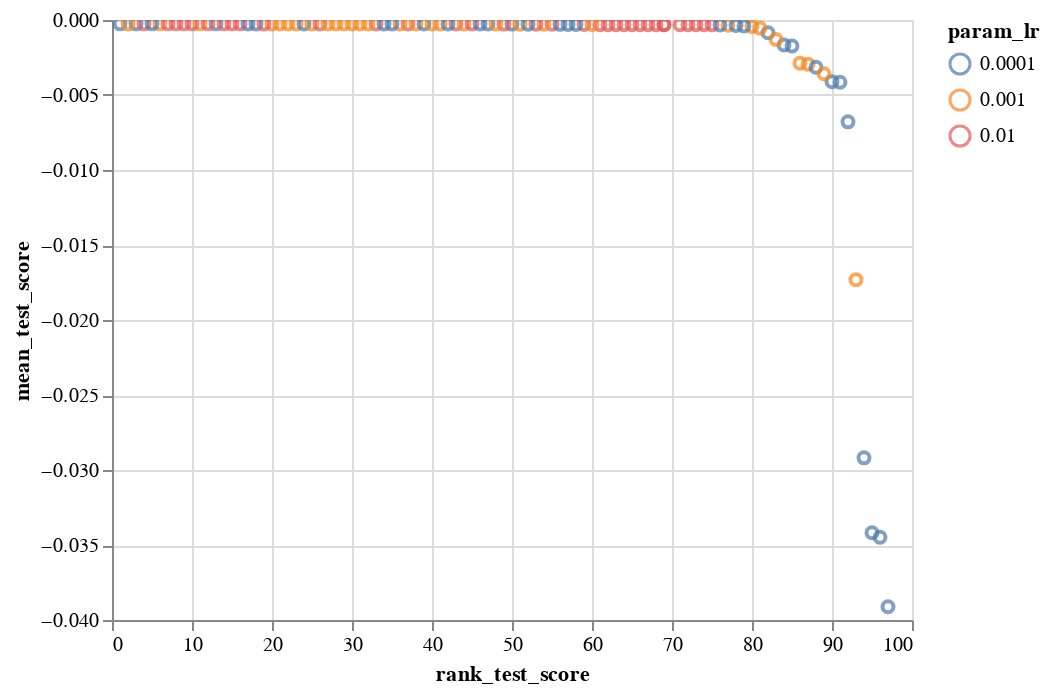

This figure's notebook cell:
### Code cell
alt.Chart(sm_res_df).mark_point().encode(
    x='rank_test_score:Q',
    y='mean_test_score:Q',
    color=alt.Color('param_lr:N',scale=alt.Scale(scheme='tableau10')),
#     column='param_module__num_filters:N',
#     detail='model_desc:N',
    #shape="param_module__kernel_size1:N"
    
).interactive()

### Figure 1 — Vega-Lite specification as saved in the notebook (floating-point values rounded to 4 significant figures)
{"config": {"view": {"continuousWidth": 400, "continuousHeight": 300}}, "data": {"name": "data-8817f67da8f67f9030dd793b6148c578"}, "mark": "point", "encoding": {"color": {"type": "nominal", "field": "param_lr", "scale": {"scheme": "tableau10"}}, "x": {"type": "quantitative", "field": "rank_test_score"}, "y": {"type": "quantitative", "field": "mean_test_score"}}, "selection": {"selector001": {"type": "interval", "bind": "scales", "encodings": ["x", "y"]}}, "$schema": "https://vega.github.io/schema/vega-lite/v4.8.1.json", "datasets": {"data-8817f67da8f67f9030dd793b6148c578": [{"rank_test_score": 72, "mean_test_score": -0.0003176, "param_module__num_filters1": 64, "param_module__num_filters2": 128, "param_module__kernel_size1": 4, "param_module__kernel_size2": 16, "param_lr": 0.01, "param_module__fc_node_num1": 500, "param_module__fc_node_num2": 10, "opt_name": "RMSprop"}, {"rank_test_score": 92, "mean_test_score": -0.00679, "param_module__num_filters1": 16, "param_module__num_filters2": 32, "param_module__kernel_size1": 4, "param_module__kernel_size2": 32, "param_lr": 0.0001, "param_module__fc_node_num1": 100, "param_module__fc_node_num2": 50, "opt_name": "SGD"}, {"rank_test_score": 16, "mean_test_score": -0.0002598, "param_module__num_filters1": 32, "param_module__num_filters2": 64, "param_module__kernel_size1": 16, "param_module__kernel_size2": 4, "param_lr": 0.01, "param_module__fc_node_num1": 10, "param_module__fc_node_num2": 10, "opt_name": "Adam"}, {"rank_test_score": 100, "mean_test_score": null, "param_module__num_filters1": 128, "param_module__num_filters2": 32, "param_module__kernel_size1": 8, "param_module__kernel_size2": 32, "param_lr": 0.01, "param_module__fc_node_num1": 100, "param_module__fc_node_num2": 100, "opt_name": "AdamW"}, {"rank_test_score": 23, "mean_test_score": -0.0002617, "param_module__num_filters1": 32, "param_module__num_filters2": 16, "param_module__kernel_size1": 4, "param_module__kernel_size2": 32, "param_lr": 0.001, "param_module__fc_node_num1": 50, "param_module__fc_node_num2": 10, "opt_name": "RMSprop"}, {"rank_test_score": 50, "mean_test_score": -0.0002757, "param_module__num_filters1": 32, "param_module__num_filters2": 32, "param_module__kernel_size1": 32, "param_module__kernel_size2": 16, "param_lr": 0.0001, "param_module__fc_node_num1": 10, "param_module__fc_node_num2": 10, "opt_name": "RMSprop"}, {"rank_test_score": 69, "mean_test_score": -0.0003175, "param_module__num_filters1": 64, "param_module__num_filters2": 32, "param_module__kernel_size1": 16, "param_module__kernel_size2": 8, "param_lr": 0.01, "param_module__fc_node_num1": 500, "param_module__fc_node_num2": 50, "opt_name": "RMSprop"}, {"rank_test_score": 3, "mean_test_score": -0.0002577, "param_module__num_filters1": 128, "param_module__num_filters2": 64, "param_module__kernel_size1": 4, "param_module__kernel_size2": 16, "param_lr": 0.0001, "param_module__fc_node_num1": 100, "param_module__fc_node_num2": 500, "opt_name": "Adam"}, {"rank_test_score": 1, "mean_test_score": -0.0002575, "param_module__num_filters1": 16, "param_module__num_filters2": 128, "param_module__kernel_size1": 8, "param_module__kernel_size2": 16, "param_lr": 0.0001, "param_module__fc_node_num1": 50, "param_module__fc_node_num2": 500, "opt_name": "AdamW"}, {"rank_test_score": 22, "mean_test_score": -0.0002614, "param_module__num_filters1": 32, "param_module__num_filters2": 32, "param_module__kernel_size1": 16, "param_module__kernel_size2": 4, "param_lr": 0.001, "param_module__fc_node_num1": 10, "param_module__fc_node_num2": 100, "opt_name": "RMSprop"}, {"rank_test_score": 80, "mean_test_score": -0.0004296, "param_module__num_filters1": 16, "param_module__num_filters2": 64, "param_module__kernel_size1": 16, "param_module__kernel_size2": 8, "param_lr": 0.001, "param_module__fc_node_num1": 100, "param_module__fc_node_num2": 500, "opt_name": "SGD"}, {"rank_test_score": 24, "mean_test_score": -0.0002621, "param_module__num_filters1": 32, "param_module__num_filters2": 64, "param_module__kernel_size1": 8, "param_module__kernel_size2": 8, "param_lr": 0.0001, "param_module__fc_node_num1": 50, "param_module__fc_node_num2": 10, "opt_name": "Adam"}, {"rank_test_score": 6, "mean_test_score": -0.0002583, "param_module__num_filters1": 64, "param_module__num_filters2": 128, "param_module__kernel_size1": 8, "param_module__kernel_size2": 8, "param_lr": 0.001, "param_module__fc_node_num1": 500, "param_module__fc_node_num2": 10, "opt_name": "AdamW"}, {"rank_test_score": 18, "mean_test_score": -0.0002611, "param_module__num_filters1": 32, "param_module__num_filters2": 64, "param_module__kernel_size1": 16, "param_module__kernel_size2": 32, "param_lr": 0.0001, "param_module__fc_node_num1": 100, "param_module__fc_node_num2": 100, "opt_name": "AdamW"}, {"rank_test_score": 94, "mean_test_score": -0.02919, "param_module__num_filters1": 16, "param_module__num_filters2": 64, "param_module__kernel_size1": 32, "param_module__kernel_size2": 16, "param_lr": 0.0001, "param_module__fc_node_num1": 500, "param_module__fc_node_num2": 10, "opt_name": "SGD"}, {"rank_test_score": 47, "mean_test_score": -0.0002714, "param_module__num_filters1": 64, "param_module__num_filters2": 32, "param_module__kernel_size1": 4, "param_module__kernel_size2": 16, "param_lr": 0.0001, "param_module__fc_node_num1": 10, "param_module__fc_node_num2": 500, "opt_name": "RMSprop"}, {"rank_test_score": 55, "mean_test_score": -0.0002874, "param_module__num_filters1": 16, "param_module__num_filters2": 32, "param_module__kernel_size1": 4, "param_module__kernel_size2": 8, "param_lr": 0.01, "param_module__fc_node_num1": 10, "param_module__fc_node_num2": 50, "opt_name": "SGD"}, {"rank_test_score": 87, "mean_test_score": -0.002951, "param_module__num_filters1": 128, "param_module__num_filters2": 16, "param_module__kernel_size1": 8, "param_module__kernel_size2": 16, "param_lr": 0.001, "param_module__fc_node_num1": 10, "param_module__fc_node_num2": 50, "opt_name": "SGD"}, {"rank_test_score": 65, "mean_test_score": -0.0003174, "param_module__num_filters1": 128, "param_module__num_filters2": 128, "param_module__kernel_size1": 32, "param_module__kernel_size2": 8, "param_lr": 0.01, "param_module__fc_node_num1": 50, "param_module__fc_node_num2": 50, "opt_name": "RMSprop"}, {"rank_test_score": 29, "mean_test_score": -0.0002633, "param_module__num_filters1": 16, "param_module__num_filters2": 32, "param_module__kernel_size1": 8, "param_module__kernel_size2": 16, "param_lr": 0.001, "param_module__fc_node_num1": 100, "param_module__fc_node_num2": 10, "opt_name": "RMSprop"}, {"rank_test_score": 37, "mean_test_score": -0.0002671, "param_module__num_filters1": 64, "param_module__num_filters2": 128, "param_module__kernel_size1": 32, "param_module__kernel_size2": 16, "param_lr": 0.01, "param_module__fc_node_num1": 50, "param_module__fc_node_num2": 100, "opt_name": "SGD"}, {"rank_test_score": 85, "mean_test_score": -0.001728, "param_module__num_filters1": 16, "param_module__num_filters2": 16, "param_module__kernel_size1": 16, "param_module__kernel_size2": 4, "param_lr": 0.0001, "param_module__fc_node_num1": 50, "param_module__fc_node_num2": 500, "opt_name": "SGD"}, {"rank_test_score": 68, "mean_test_score": -0.0003175, "param_module__num_filters1": 16, "param_module__num_filters2": 64, "param_module__kernel_size1": 4, "param_module__kernel_size2": 8, "param_lr": 0.01, "param_module__fc_node_num1": 500, "param_module__fc_node_num2": 50, "opt_name": "RMSprop"}, {"rank_test_score": 66, "mean_test_score": -0.0003175, "param_module__num_filters1": 128, "param_module__num_filters2": 32, "param_module__kernel_size1": 32, "param_module__kernel_size2": 4, "param_lr": 0.01, "param_module__fc_node_num1": 100, "param_module__fc_node_num2": 100, "opt_name": "RMSprop"}, {"rank_test_score": 8, "mean_test_score": -0.0002588, "param_module__num_filters1": 128, "param_module__num_filters2": 64, "param_module__kernel_size1": 4, "param_module__kernel_size2": 32, "param_lr": 0.01, "param_module__fc_node_num1": 100, "param_module__fc_node_num2": 100, "opt_name": "AdamW"}, {"rank_test_score": 54, "mean_test_score": -0.0002837, "param_module__num_filters1": 128, "param_module__num_filters2": 128, "param_module__kernel_size1": 8, "param_module__kernel_size2": 16, "param_lr": 0.001, "param_module__fc_node_num1": 10, "param_module__fc_node_num2": 500, "opt_name": "SGD"}, {"rank_test_score": 43, "mean_test_score": -0.0002697, "param_module__num_filters1": 64, "param_module__num_filters2": 128, "param_module__kernel_size1": 4, "param_module__kernel_size2": 4, "param_lr": 0.01, "param_module__fc_node_num1": 100, "param_module__fc_node_num2": 500, "opt_name": "SGD"}, {"rank_test_score": 25, "mean_test_score": -0.0002621, "param_module__num_filters1": 128, "param_module__num_filters2": 128, "param_module__kernel_size1": 16, "param_module__kernel_size2": 16, "param_lr": 0.001, "param_module__fc_node_num1": 100, "param_module__fc_node_num2": 500, "opt_name": "RMSprop"}, {"rank_test_score": 88, "mean_test_score": -0.003147, "param_module__num_filters1": 128, "param_module__num_filters2": 64, "param_module__kernel_size1": 32, "param_module__kernel_size2": 4, "param_lr": 0.0001, "param_module__fc_node_num1": 10, "param_module__fc_node_num2": 500, "opt_name": "SGD"}, {"rank_test_score": 49, "mean_test_score": -0.0002753, "param_module__num_filters1": 32, "param_module__num_filters2": 64, "param_module__kernel_size1": 4, "param_module__kernel_size2": 16, "param_lr": 0.01, "param_module__fc_node_num1": 10, "param_module__fc_node_num2": 50, "opt_name": "SGD"}, {"rank_test_score": 82, "mean_test_score": -0.0008472, "param_module__num_filters1": 128, "param_module__num_filters2": 32, "param_module__kernel_size1": 4, "param_module__kernel_size2": 16, "param_lr": 0.0001, "param_module__fc_node_num1": 500, "param_module__fc_node_num2": 10, "opt_name": "RMSprop"}, {"rank_test_score": 81, "mean_test_score": -0.0005397, "param_module__num_filters1": 128, "param_module__num_filters2": 16, "param_module__kernel_size1": 4, "param_module__kernel_size2": 8, "param_lr": 0.001, "param_module__fc_node_num1": 500, "param_module__fc_node_num2": 500, "opt_name": "SGD"}, {"rank_test_score": 4, "mean_test_score": -0.0002581, "param_module__num_filters1": 128, "param_module__num_filters2": 128, "param_module__kernel_size1": 4, "param_module__kernel_size2": 16, "param_lr": 0.01, "param_module__fc_node_num1": 500, "param_module__fc_node_num2": 500, "opt_name": "Adam"}, {"rank_test_score": 11, "mean_test_score": -0.0002593, "param_module__num_filters1": 64, "param_module__num_filters2": 16, "param_module__kernel_size1": 8, "param_module__kernel_size2": 4, "param_lr": 0.001, "param_module__fc_node_num1": 500, "param_module__fc_node_num2": 10, "opt_name": "AdamW"}, {"rank_test_score": 95, "mean_test_score": -0.03419, "param_module__num_filters1": 128, "param_module__num_filters2": 64, "param_module__kernel_size1": 8, "param_module__kernel_size2": 4, "param_lr": 0.0001, "param_module__fc_node_num1": 100, "param_module__fc_node_num2": 10, "opt_name": "SGD"}, {"rank_test_score": 28, "mean_test_score": -0.0002632, "param_module__num_filters1": 16, "param_module__num_filters2": 64, "param_module__kernel_size1": 4, "param_module__kernel_size2": 32, "param_lr": 0.001, "param_module__fc_node_num1": 500, "param_module__fc_node_num2": 100, "opt_name": "Adam"}, {"rank_test_score": 38, "mean_test_score": -0.0002673, "param_module__num_filters1": 16, "param_module__num_filters2": 128, "param_module__kernel_size1": 8, "param_module__kernel_size2": 32, "param_lr": 0.001, "param_module__fc_node_num1": 50, "param_module__fc_node_num2": 50, "opt_name": "AdamW"}, {"rank_test_score": 48, "mean_test_score": -0.0002731, "param_module__num_filters1": 64, "param_module__num_filters2": 32, "param_module__kernel_size1": 16, "param_module__kernel_size2": 4, "param_lr": 0.001, "param_module__fc_node_num1": 500, "param_module__fc_node_num2": 100, "opt_name": "AdamW"}, {"rank_test_score": 98, "mean_test_score": null, "param_module__num_filters1": 64, "param_module__num_filters2": 128, "param_module__kernel_size1": 8, "param_module__kernel_size2": 32, "param_lr": 0.01, "param_module__fc_node_num1": 500, "param_module__fc_node_num2": 100, "opt_name": "AdamW"}, {"rank_test_score": 56, "mean_test_score": -0.0002897, "param_module__num_filters1": 16, "param_module__num_filters2": 64, "param_module__kernel_size1": 4, "param_module__kernel_size2": 16, "param_lr": 0.0001, "param_module__fc_node_num1": 100, "param_module__fc_node_num2": 50, "opt_name": "Adam"}, {"rank_test_score": 73, "mean_test_score": -0.000318, "param_module__num_filters1": 32, "param_module__num_filters2": 32, "param_module__kernel_size1": 32, "param_module__kernel_size2": 8, "param_lr": 0.01, "param_module__fc_node_num1": 500, "param_module__fc_node_num2": 500, "opt_name": "RMSprop"}, {"rank_test_score": 5, "mean_test_score": -0.0002581, "param_module__num_filters1": 16, "param_module__num_filters2": 16, "param_module__kernel_size1": 4, "param_module__kernel_size2": 32, "param_lr": 0.0001, "param_module__fc_node_num1": 100, "param_module__fc_node_num2": 50, "opt_name": "RMSprop"}, {"rank_test_score": 84, "mean_test_score": -0.001665, "param_module__num_filters1": 16, "param_module__num_filters2": 64, "param_module__kernel_size1": 4, "param_module__kernel_size2": 8, "param_lr": 0.0001, "param_module__fc_node_num1": 50, "param_module__fc_node_num2": 500, "opt_name": "SGD"}, {"rank_test_score": 62, "mean_test_score": -0.0003164, "param_module__num_filters1": 32, "param_module__num_filters2": 16, "param_module__kernel_size1": 32, "param_module__kernel_size2": 8, "param_lr": 0.01, "param_module__fc_node_num1": 500, "param_module__fc_node_num2": 500, "opt_name": "RMSprop"}, {"rank_test_score": 59, "mean_test_score": -0.0003016, "param_module__num_filters1": 128, "param_module__num_filters2": 16, "param_module__kernel_size1": 32, "param_module__kernel_size2": 16, "param_lr": 0.01, "param_module__fc_node_num1": 500, "param_module__fc_node_num2": 10, "opt_name": "SGD"}, {"rank_test_score": 90, "mean_test_score": -0.00411, "param_module__num_filters1": 32, "param_module__num_filters2": 16, "param_module__kernel_size1": 8, "param_module__kernel_size2": 16, "param_lr": 0.0001, "param_module__fc_node_num1": 100, "param_module__fc_node_num2": 100, "opt_name": "SGD"}, {"rank_test_score": 2, "mean_test_score": -0.0002576, "param_module__num_filters1": 128, "param_module__num_filters2": 32, "param_module__kernel_size1": 8, "param_module__kernel_size2": 8, "param_lr": 0.001, "param_module__fc_node_num1": 500, "param_module__fc_node_num2": 500, "opt_name": "AdamW"}, {"rank_test_score": 51, "mean_test_score": -0.0002773, "param_module__num_filters1": 32, "param_module__num_filters2": 128, "param_module__kernel_size1": 32, "param_module__kernel_size2": 16, "param_lr": 0.001, "param_module__fc_node_num1": 50, "param_module__fc_node_num2": 50, "opt_name": "RMSprop"}, {"rank_test_score": 26, "mean_test_score": -0.0002629, "param_module__num_filters1": 32, "param_module__num_filters2": 128, "param_module__kernel_size1": 8, "param_module__kernel_size2": 8, "param_lr": 0.01, "param_module__fc_node_num1": 50, "param_module__fc_node_num2": 50, "opt_name": "Adam"}, {"rank_test_score": 91, "mean_test_score": -0.004145, "param_module__num_filters1": 32, "param_module__num_filters2": 128, "param_module__kernel_size1": 16, "param_module__kernel_size2": 8, "param_lr": 0.0001, "param_module__fc_node_num1": 50, "param_module__fc_node_num2": 100, "opt_name": "SGD"}, {"rank_test_score": 53, "mean_test_score": -0.0002827, "param_module__num_filters1": 128, "param_module__num_filters2": 128, "param_module__kernel_size1": 16, "param_module__kernel_size2": 32, "param_lr": 0.01, "param_module__fc_node_num1": 10, "param_module__fc_node_num2": 10, "opt_name": "SGD"}, {"rank_test_score": 52, "mean_test_score": -0.000278, "param_module__num_filters1": 16, "param_module__num_filters2": 32, "param_module__kernel_size1": 16, "param_module__kernel_size2": 8, "param_lr": 0.0001, "param_module__fc_node_num1": 500, "param_module__fc_node_num2": 50, "opt_name": "RMSprop"}, {"rank_test_score": 67, "mean_test_score": -0.0003175, "param_module__num_filters1": 32, "param_module__num_filters2": 32, "param_module__kernel_size1": 8, "param_module__kernel_size2": 4, "param_lr": 0.01, "param_module__fc_node_num1": 50, "param_module__fc_node_num2": 100, "opt_name": "RMSprop"}, {"rank_test_score": 36, "mean_test_score": -0.0002666, "param_module__num_filters1": 16, "param_module__num_filters2": 64, "param_module__kernel_size1": 16, "param_module__kernel_size2": 4, "param_lr": 0.001, "param_module__fc_node_num1": 500, "param_module__fc_node_num2": 500, "opt_name": "AdamW"}, {"rank_test_score": 20, "mean_test_score": -0.0002611, "param_module__num_filters1": 64, "param_module__num_filters2": 64, "param_module__kernel_size1": 16, "param_module__kernel_size2": 32, "param_lr": 0.001, "param_module__fc_node_num1": 100, "param_module__fc_node_num2": 100, "opt_name": "Adam"}, {"rank_test_score": 75, "mean_test_score": -0.0003235, "param_module__num_filters1": 64, "param_module__num_filters2": 16, "param_module__kernel_size1": 32, "param_module__kernel_size2": 4, "param_lr": 0.01, "param_module__fc_node_num1": 10, "param_module__fc_node_num2": 100, "opt_name": "RMSprop"}, {"rank_test_score": 86, "mean_test_score": -0.002878, "param_module__num_filters1": 16, "param_module__num_filters2": 16, "param_module__kernel_size1": 8, "param_module__kernel_size2": 32, "param_lr": 0.001, "param_module__fc_node_num1": 500, "param_module__fc_node_num2": 50, "opt_name": "SGD"}, {"rank_test_score": 15, "mean_test_score": -0.0002597, "param_module__num_filters1": 128, "param_module__num_filters2": 128, "param_module__kernel_size1": 8, "param_module__kernel_size2": 4, "param_lr": 0.01, "param_module__fc_node_num1": 50, "param_module__fc_node_num2": 50, "opt_name": "Adam"}, {"rank_test_score": 17, "mean_test_score": -0.0002605, "param_module__num_filters1": 16, "param_module__num_filters2": 32, "param_module__kernel_size1": 8, "param_module__kernel_size2": 16, "param_lr": 0.0001, "param_module__fc_node_num1": 50, "param_module__fc_node_num2": 50, "opt_name": "RMSprop"}, {"rank_test_score": 61, "mean_test_score": -0.0003124, "param_module__num_filters1": 32, "param_module__num_filters2": 32, "param_module__kernel_size1": 4, "param_module__kernel_size2": 16, "param_lr": 0.01, "param_module__fc_node_num1": 500, "param_module__fc_node_num2": 50, "opt_name": "RMSprop"}, {"rank_test_score": 97, "mean_test_score": -0.03912, "param_module__num_filters1": 32, "param_module__num_filters2": 128, "param_module__kernel_size1": 4, "param_module__kernel_size2": 8, "param_lr": 0.0001, "param_module__fc_node_num1": 10, "param_module__fc_node_num2": 10, "opt_name": "SGD"}, {"rank_test_score": 79, "mean_test_score": -0.0003982, "param_module__num_filters1": 128, "param_module__num_filters2": 32, "param_module__kernel_size1": 16, "param_module__kernel_size2": 32, "param_lr": 0.0001, "param_module__fc_node_num1": 50, "param_module__fc_node_num2": 10, "opt_name": "RMSprop"}, {"rank_test_score": 89, "mean_test_score": -0.003578, "param_module__num_filters1": 64, "param_module__num_filters2": 16, "param_module__kernel_size1": 4, "param_module__kernel_size2": 32, "param_lr": 0.001, "param_module__fc_node_num1": 10, "param_module__fc_node_num2": 50, "opt_name": "SGD"}, {"rank_test_score": 30, "mean_test_score": -0.0002635, "param_module__num_filters1": 32, "param_module__num_filters2": 32, "param_module__kernel_size1": 16, "param_module__kernel_size2": 16, "param_lr": 0.001, "param_module__fc_node_num1": 100, "param_module__fc_node_num2": 50, "opt_name": "Adam"}, {"rank_test_score": 33, "mean_test_score": -0.0002661, "param_module__num_filters1": 64, "param_module__num_filters2": 32, "param_module__kernel_size1": 8, "param_module__kernel_size2": 8, "param_lr": 0.01, "param_module__fc_node_num1": 10, "param_module__fc_node_num2": 100, "opt_name": "SGD"}, {"rank_test_score": 44, "mean_test_score": -0.00027, "param_module__num_filters1": 64, "param_module__num_filters2": 16, "param_module__kernel_size1": 32, "param_module__kernel_size2": 16, "param_lr": 0.001, "param_module__fc_node_num1": 10, "param_module__fc_node_num2": 10, "opt_name": "RMSprop"}, {"rank_test_score": 13, "mean_test_score": -0.0002595, "param_module__num_filters1": 64, "param_module__num_filters2": 16, "param_module__kernel_size1": 8, "param_module__kernel_size2": 32, "param_lr": 0.0001, "param_module__fc_node_num1": 50, "param_module__fc_node_num2": 100, "opt_name": "Adam"}, {"rank_test_score": 41, "mean_test_score": -0.0002687, "param_module__num_filters1": 128, "param_module__num_filters2": 64, "param_module__kernel_size1": 32, "param_module__kernel_size2": 8, "param_lr": 0.001, "param_module__fc_node_num1": 50, "param_module__fc_node_num2": 500, "opt_name": "RMSprop"}, {"rank_test_score": 60, "mean_test_score": -0.0003043, "param_module__num_filters1": 32, "param_module__num_filters2": 64, "param_module__kernel_size1": 4, "param_module__kernel_size2": 32, "param_lr": 0.001, "param_module__fc_node_num1": 50, "param_module__fc_node_num2": 50, "opt_name": "RMSprop"}, {"rank_test_score": 12, "mean_test_score": -0.0002595, "param_module__num_filters1": 64, "param_module__num_filters2": 16, "param_module__kernel_size1": 8, "param_module__kernel_size2": 32, "param_lr": 0.01, "param_module__fc_node_num1": 50, "param_module__fc_node_num2": 10, "opt_name": "Adam"}, {"rank_test_score": 32, "mean_test_score": -0.0002655, "param_module__num_filters1": 32, "param_module__num_filters2": 16, "param_module__kernel_size1": 4, "param_module__kernel_size2": 4, "param_lr": 0.001, "param_module__fc_node_num1": 50, "param_module__fc_node_num2": 50, "opt_name": "RMSprop"}, {"rank_test_score": 64, "mean_test_score": -0.000317, "param_module__num_filters1": 32, "param_module__num_filters2": 64, "param_module__kernel_size1": 32, "param_module__kernel_size2": 16, "param_lr": 0.01, "param_module__fc_node_num1": 500, "param_module__fc_node_num2": 100, "opt_name": "RMSprop"}, {"rank_test_score": 45, "mean_test_score": -0.0002703, "param_module__num_filters1": 16, "param_module__num_filters2": 32, "param_module__kernel_size1": 16, "param_module__kernel_size2": 4, "param_lr": 0.01, "param_module__fc_node_num1": 50, "param_module__fc_node_num2": 500, "opt_name": "SGD"}, {"rank_test_score": 27, "mean_test_score": -0.000263, "param_module__num_filters1": 32, "param_module__num_filters2": 16, "param_module__kernel_size1": 32, "param_module__kernel_size2": 4, "param_lr": 0.001, "param_module__fc_node_num1": 10, "param_module__fc_node_num2": 10, "opt_name": "RMSprop"}, {"rank_test_score": 10, "mean_test_score": -0.0002592, "param_module__num_filters1": 64, "param_module__num_filters2": 16, "param_module__kernel_size1": 4, "param_module__kernel_size2": 4, "param_lr": 0.01, "param_module__fc_node_num1": 100, "param_module__fc_node_num2": 10, "opt_name": "Adam"}, {"rank_test_score": 57, "mean_test_score": -0.0002947, "param_module__num_filters1": 128, "param_module__num_filters2": 64, "param_module__kernel_size1": 4, "param_module__kernel_size2": 8, "param_lr": 0.0001, "param_module__fc_node_num1": 100, "param_module__fc_node_num2": 500, "opt_name": "RMSprop"}, {"rank_test_score": 58, "mean_test_score": -0.0002966, "param_module__num_filters1": 32, "param_module__num_filters2": 128, "param_module__kernel_size1": 8, "param_module__kernel_size2": 4, "param_lr": 0.0001, "param_module__fc_node_num1": 50, "param_module__fc_node_num2": 50, "opt_name": "AdamW"}, {"rank_test_score": 35, "mean_test_score": -0.0002664, "param_module__num_filters1": 128, "param_module__num_filters2": 64, "param_module__kernel_size1": 16, "param_module__kernel_size2": 16, "param_lr": 0.0001, "param_module__fc_node_num1": 50, "param_module__fc_node_num2": 500, "opt_name": "Adam"}, {"rank_test_score": 77, "mean_test_score": -0.0003543, "param_module__num_filters1": 64, "param_module__num_filters2": 32, "param_module__kernel_size1": 16, "param_module__kernel_size2": 32, "param_lr": 0.001, "param_module__fc_node_num1": 50, "param_module__fc_node_num2": 100, "opt_name": "Adam"}, {"rank_test_score": 14, "mean_test_score": -0.0002596, "param_module__num_filters1": 16, "param_module__num_filters2": 64, "param_module__kernel_size1": 32, "param_module__kernel_size2": 8, "param_lr": 0.01, "param_module__fc_node_num1": 100, "param_module__fc_node_num2": 50, "opt_name": "Adam"}, {"rank_test_score": 34, "mean_test_score": -0.0002663, "param_module__num_filters1": 32, "param_module__num_filters2": 128, "param_module__kernel_size1": 32, "param_module__kernel_size2": 32, "param_lr": 0.0001, "param_module__fc_node_num1": 50, "param_module__fc_node_num2": 10, "opt_name": "Adam"}, {"rank_test_score": 19, "mean_test_score": -0.0002611, "param_module__num_filters1": 32, "param_module__num_filters2": 16, "param_module__kernel_size1": 32, "param_module__kernel_size2": 32, "param_lr": 0.01, "param_module__fc_node_num1": 50, "param_module__fc_node_num2": 50, "opt_name": "Adam"}, {"rank_test_score": 39, "mean_test_score": -0.0002674, "param_module__num_filters1": 128, "param_module__num_filters2": 128, "param_module__kernel_size1": 32, "param_module__kernel_size2": 8, "param_lr": 0.0001, "param_module__fc_node_num1": 500, "param_module__fc_node_num2": 50, "opt_name": "RMSprop"}, {"rank_test_score": 71, "mean_test_score": -0.0003175, "param_module__num_filters1": 32, "param_module__num_filters2": 128, "param_module__kernel_size1": 8, "param_module__kernel_size2": 16, "param_lr": 0.01, "param_module__fc_node_num1": 10, "param_module__fc_node_num2": 50, "opt_name": "RMSprop"}, {"rank_test_score": 7, "mean_test_score": -0.0002587, "param_module__num_filters1": 16, "param_module__num_filters2": 16, "param_module__kernel_size1": 4, "param_module__kernel_size2": 16, "param_lr": 0.01, "param_module__fc_node_num1": 500, "param_module__fc_node_num2": 50, "opt_name": "AdamW"}, {"rank_test_score": 69, "mean_test_score": -0.0003175, "param_module__num_filters1": 32, "param_module__num_filters2": 16, "param_module__kernel_size1": 4, "param_module__kernel_size2": 8, "param_lr": 0.01, "param_module__fc_node_num1": 500, "param_module__fc_node_num2": 50, "opt_name": "RMSprop"}, {"rank_test_score": 21, "mean_test_score": -0.0002611, "param_module__num_filters1": 128, "param_module__num_filters2": 16, "param_module__kernel_size1": 32, "param_module__kernel_size2": 16, "param_lr": 0.001, "param_module__fc_node_num1": 10, "param_module__fc_node_num2": 500, "opt_name": "AdamW"}, {"rank_test_score": 40, "mean_test_score": -0.0002682, "param_module__num_filters1": 32, "param_module__num_filters2": 16, "param_module__kernel_size1": 8, "param_module__kernel_size2": 16, "param_lr": 0.001, "param_module__fc_node_num1": 500, "param_module__fc_node_num2": 10, "opt_name": "AdamW"}, {"rank_test_score": 9, "mean_test_score": -0.0002591, "param_module__num_filters1": 32, "param_module__num_filters2": 32, "param_module__kernel_size1": 4, "param_module__kernel_size2": 4, "param_lr": 0.01, "param_module__fc_node_num1": 500, "param_module__fc_node_num2": 100, "opt_name": "Adam"}, {"rank_test_score": 31, "mean_test_score": -0.000265, "param_module__num_filters1": 128, "param_module__num_filters2": 32, "param_module__kernel_size1": 16, "param_module__kernel_size2": 8, "param_lr": 0.001, "param_module__fc_node_num1": 50, "param_module__fc_node_num2": 50, "opt_name": "RMSprop"}, {"rank_test_score": 76, "mean_test_score": -0.000332, "param_module__num_filters1": 16, "param_module__num_filters2": 64, "param_module__kernel_size1": 4, "param_module__kernel_size2": 32, "param_lr": 0.0001, "param_module__fc_node_num1": 500, "param_module__fc_node_num2": 100, "opt_name": "RMSprop"}, {"rank_test_score": 46, "mean_test_score": -0.0002706, "param_module__num_filters1": 128, "param_module__num_filters2": 64, "param_module__kernel_size1": 32, "param_module__kernel_size2": 16, "param_lr": 0.0001, "param_module__fc_node_num1": 500, "param_module__fc_node_num2": 50, "opt_name": "AdamW"}, {"rank_test_score": 83, "mean_test_score": -0.001298, "param_module__num_filters1": 16, "param_module__num_filters2": 128, "param_module__kernel_size1": 16, "param_module__kernel_size2": 4, "param_lr": 0.001, "param_module__fc_node_num1": 50, "param_module__fc_node_num2": 100, "opt_name": "SGD"}, {"rank_test_score": 74, "mean_test_score": -0.0003221, "param_module__num_filters1": 64, "param_module__num_filters2": 64, "param_module__kernel_size1": 4, "param_module__kernel_size2": 8, "param_lr": 0.01, "param_module__fc_node_num1": 100, "param_module__fc_node_num2": 100, "opt_name": "RMSprop"}, {"rank_test_score": 99, "mean_test_score": null, "param_module__num_filters1": 64, "param_module__num_filters2": 64, "param_module__kernel_size1": 16, "param_module__kernel_size2": 32, "param_lr": 0.0001, "param_module__fc_node_num1": 50, "param_module__fc_node_num2": 500, "opt_name": "Adam"}, {"rank_test_score": 63, "mean_test_score": -0.0003167, "param_module__num_filters1": 16, "param_module__num_filters2": 16, "param_module__kernel_size1": 32, "param_module__kernel_size2": 8, "param_lr": 0.01, "param_module__fc_node_num1": 50, "param_module__fc_node_num2": 50, "opt_name": "RMSprop"}, {"rank_test_score": 78, "mean_test_score": -0.0003608, "param_module__num_filters1": 64, "param_module__num_filters2": 128, "param_module__kernel_size1": 16, "param_module__kernel_size2": 8, "param_lr": 0.0001, "param_module__fc_node_num1": 50, "param_module__fc_node_num2": 10, "opt_name": "AdamW"}, {"rank_test_score": 42, "mean_test_score": -0.0002696, "param_module__num_filters1": 16, "param_module__num_filters2": 128, "param_module__kernel_size1": 16, "param_module__kernel_size2": 16, "param_lr": 0.0001, "param_module__fc_node_num1": 500, "param_module__fc_node_num2": 10, "opt_name": "AdamW"}, {"rank_test_score": 96, "mean_test_score": -0.03448, "param_module__num_filters1": 128, "param_module__num_filters2": 128, "param_module__kernel_size1": 16, "param_module__kernel_size2": 8, "param_lr": 0.0001, "param_module__fc_node_num1": 50, "param_module__fc_node_num2": 10, "opt_name": "SGD"}, {"rank_test_score": 93, "mean_test_score": -0.01731, "param_module__num_filters1": 32, "param_module__num_filters2": 32, "param_module__kernel_size1": 8, "param_module__kernel_size2": 4, "param_lr": 0.001, "param_module__fc_node_num1": 50, "param_module__fc_node_num2": 10, "opt_name": "SGD"}]}}
